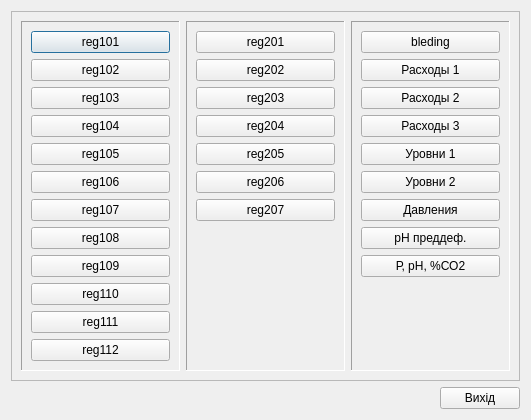
<?xml version="1.0" encoding="UTF-8"?>
<ui version="4.0">
 <class>History</class>
 <widget class="QDialog" name="History">
  <property name="geometry">
   <rect>
    <x>0</x>
    <y>0</y>
    <width>531</width>
    <height>396</height>
   </rect>
  </property>
  <property name="windowTitle">
   <string>Вибір графіків</string>
  </property>
  <layout class="QGridLayout" name="gridLayout">
   <item row="0" column="0" colspan="2">
    <widget class="QFrame" name="frame">
     <property name="frameShape">
      <enum>QFrame::StyledPanel</enum>
     </property>
     <property name="frameShadow">
      <enum>QFrame::Raised</enum>
     </property>
     <layout class="QHBoxLayout" name="horizontalLayout">
      <item>
       <widget class="QFrame" name="frame_Reg">
        <property name="frameShape">
         <enum>QFrame::Panel</enum>
        </property>
        <property name="frameShadow">
         <enum>QFrame::Sunken</enum>
        </property>
        <layout class="QVBoxLayout" name="verticalLayout">
         <item>
          <widget class="QPushButton" name="trend1_reg101">
           <property name="text">
            <string>reg101</string>
           </property>
          </widget>
         </item>
         <item>
          <widget class="QPushButton" name="trend1_reg102">
           <property name="text">
            <string>reg102</string>
           </property>
          </widget>
         </item>
         <item>
          <widget class="QPushButton" name="trend1_reg103">
           <property name="text">
            <string>reg103</string>
           </property>
          </widget>
         </item>
         <item>
          <widget class="QPushButton" name="trend1_reg104">
           <property name="text">
            <string>reg104</string>
           </property>
          </widget>
         </item>
         <item>
          <widget class="QPushButton" name="trend1_reg105">
           <property name="text">
            <string>reg105</string>
           </property>
          </widget>
         </item>
         <item>
          <widget class="QPushButton" name="trend1_reg106">
           <property name="text">
            <string>reg106</string>
           </property>
          </widget>
         </item>
         <item>
          <widget class="QPushButton" name="trend1_reg107">
           <property name="text">
            <string>reg107</string>
           </property>
          </widget>
         </item>
         <item>
          <widget class="QPushButton" name="trend1_reg108">
           <property name="text">
            <string>reg108</string>
           </property>
          </widget>
         </item>
         <item>
          <widget class="QPushButton" name="trend1_reg109">
           <property name="text">
            <string>reg109</string>
           </property>
          </widget>
         </item>
         <item>
          <widget class="QPushButton" name="trend1_reg110">
           <property name="text">
            <string>reg110</string>
           </property>
          </widget>
         </item>
         <item>
          <widget class="QPushButton" name="trend1_reg111">
           <property name="text">
            <string>reg111</string>
           </property>
          </widget>
         </item>
         <item>
          <spacer name="verticalSpacer">
           <property name="orientation">
            <enum>Qt::Vertical</enum>
           </property>
           <property name="sizeHint" stdset="0">
            <size>
             <width>20</width>
             <height>71</height>
            </size>
           </property>
          </spacer>
         </item>
         <item>
          <widget class="QPushButton" name="trend1_reg112">
           <property name="text">
            <string>reg112</string>
           </property>
          </widget>
         </item>
        </layout>
       </widget>
      </item>
      <item>
       <widget class="QFrame" name="frame_Val">
        <property name="frameShape">
         <enum>QFrame::Panel</enum>
        </property>
        <property name="frameShadow">
         <enum>QFrame::Sunken</enum>
        </property>
        <layout class="QVBoxLayout" name="verticalLayout_2">
         <item>
          <widget class="QPushButton" name="trend2_reg201">
           <property name="text">
            <string>reg201</string>
           </property>
          </widget>
         </item>
         <item>
          <widget class="QPushButton" name="trend2_reg202">
           <property name="text">
            <string>reg202</string>
           </property>
          </widget>
         </item>
         <item>
          <widget class="QPushButton" name="trend2_reg203">
           <property name="text">
            <string>reg203</string>
           </property>
          </widget>
         </item>
         <item>
          <widget class="QPushButton" name="trend2_reg204">
           <property name="text">
            <string>reg204</string>
           </property>
          </widget>
         </item>
         <item>
          <widget class="QPushButton" name="trend2_reg205">
           <property name="text">
            <string>reg205</string>
           </property>
          </widget>
         </item>
         <item>
          <widget class="QPushButton" name="trend2_reg206">
           <property name="text">
            <string>reg206</string>
           </property>
          </widget>
         </item>
         <item>
          <widget class="QPushButton" name="trend2_reg207">
           <property name="text">
            <string>reg207</string>
           </property>
          </widget>
         </item>
         <item>
          <spacer name="verticalSpacer_2">
           <property name="orientation">
            <enum>Qt::Vertical</enum>
           </property>
           <property name="sizeHint" stdset="0">
            <size>
             <width>20</width>
             <height>145</height>
            </size>
           </property>
          </spacer>
         </item>
        </layout>
       </widget>
      </item>
      <item>
       <widget class="QFrame" name="frame_Other">
        <property name="frameShape">
         <enum>QFrame::Panel</enum>
        </property>
        <property name="frameShadow">
         <enum>QFrame::Sunken</enum>
        </property>
        <layout class="QVBoxLayout" name="verticalLayout_3">
         <item>
          <widget class="QPushButton" name="trend2_bleding">
           <property name="text">
            <string>bleding</string>
           </property>
          </widget>
         </item>
         <item>
          <widget class="QPushButton" name="trend1_flow11">
           <property name="text">
            <string>Расходы 1</string>
           </property>
          </widget>
         </item>
         <item>
          <widget class="QPushButton" name="trend1_flow12">
           <property name="text">
            <string>Расходы 2</string>
           </property>
          </widget>
         </item>
         <item>
          <widget class="QPushButton" name="trend2_flow21">
           <property name="text">
            <string>Расходы 3</string>
           </property>
          </widget>
         </item>
         <item>
          <widget class="QPushButton" name="trend1_level11">
           <property name="text">
            <string>Уровни 1</string>
           </property>
          </widget>
         </item>
         <item>
          <widget class="QPushButton" name="trend2_level21">
           <property name="text">
            <string>Уровни 2</string>
           </property>
          </widget>
         </item>
         <item>
          <widget class="QPushButton" name="trend1_presh11">
           <property name="text">
            <string>Давления</string>
           </property>
          </widget>
         </item>
         <item>
          <widget class="QPushButton" name="trend1_ph11">
           <property name="text">
            <string>рН преддеф.</string>
           </property>
          </widget>
         </item>
         <item>
          <widget class="QPushButton" name="trend2_other21">
           <property name="text">
            <string>Р, рН, %СО2</string>
           </property>
          </widget>
         </item>
         <item>
          <spacer name="verticalSpacer_3">
           <property name="orientation">
            <enum>Qt::Vertical</enum>
           </property>
           <property name="sizeHint" stdset="0">
            <size>
             <width>20</width>
             <height>145</height>
            </size>
           </property>
          </spacer>
         </item>
        </layout>
       </widget>
      </item>
     </layout>
    </widget>
   </item>
   <item row="1" column="0">
    <spacer name="horizontalSpacer">
     <property name="orientation">
      <enum>Qt::Horizontal</enum>
     </property>
     <property name="sizeHint" stdset="0">
      <size>
       <width>294</width>
       <height>20</height>
      </size>
     </property>
    </spacer>
   </item>
   <item row="1" column="1">
    <widget class="QPushButton" name="Exit">
     <property name="text">
      <string>Вихід</string>
     </property>
    </widget>
   </item>
  </layout>
 </widget>
 <resources/>
 <connections>
  <connection>
   <sender>Exit</sender>
   <signal>clicked()</signal>
   <receiver>History</receiver>
   <slot>reject()</slot>
   <hints>
    <hint type="sourcelabel">
     <x>353</x>
     <y>276</y>
    </hint>
    <hint type="destinationlabel">
     <x>199</x>
     <y>149</y>
    </hint>
   </hints>
  </connection>
 </connections>
</ui>
